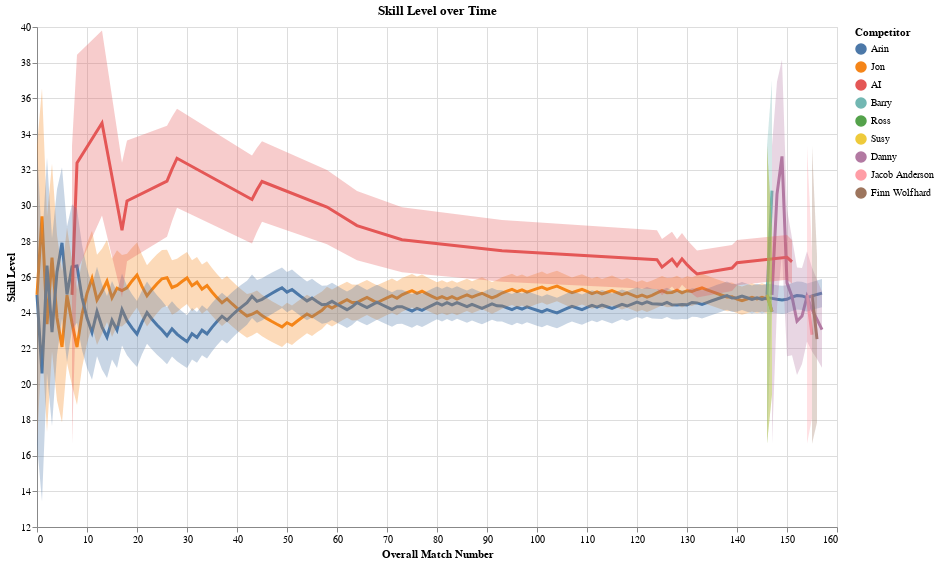

The cell this chart's notebook holds for it:
### Code cell
base = alt.Chart(competitor_ranking_over_time_df, title='Skill Level over Time').encode(
    x=alt.X('overall_match_number', title='Overall Match Number'),
    color=alt.Color('competitor', title='Competitor', sort=color_order),
)

legend_selection = alt.selection_multi(fields=['competitor'], bind='legend')
match_slider = alt.binding_range(min=1, max=competitor_ranking_over_time_df['overall_match_number'].max(), step=1, name='Final Match Number:')
match_selection = alt.selection_single(name="final_match_number", fields=['overall_match_number'],
                                   bind=match_slider, init={'overall_match_number':competitor_ranking_over_time_df['overall_match_number'].max()})

mu = base.mark_line(strokeWidth=3).encode(
    y=alt.Y('mu', title='Skill Level', scale=alt.Scale(zero=False)),
    opacity=alt.condition(legend_selection, alt.value(1), alt.value(0.1))
)

sigma = base.mark_area().encode(
    y='y:Q',
    y2='y2:Q',
    fillOpacity=alt.condition(legend_selection, alt.value(0.3), alt.value(0.05))
).transform_calculate(
    y='datum.mu+datum.sigma',
    y2='datum.mu-datum.sigma'
)

(mu + sigma).add_selection(
    legend_selection
).add_selection(
    match_selection
).transform_filter(
    alt.datum.overall_match_number <= match_selection.overall_match_number
).properties(
    width=800,
    height=500
)

### Figure 1 — Vega-Lite specification as saved in the notebook (floating-point values rounded to 4 significant figures; data arrays with more than 128 entries replaced by an {"elided": "..."} marker saying what was removed)
{"config": {"view": {"continuousWidth": 400, "continuousHeight": 300}}, "layer": [{"mark": {"type": "line", "strokeWidth": 3}, "encoding": {"color": {"type": "nominal", "field": "competitor", "sort": ["Arin", "Jon", "AI", "Barry", "Ross", "Susy", "Danny", "Jacob Anderson", "Finn Wolfhard"], "title": "Competitor"}, "opacity": {"condition": {"value": 1, "selection": "selector008"}, "value": 0.1}, "x": {"type": "quantitative", "field": "overall_match_number", "title": "Overall Match Number"}, "y": {"type": "quantitative", "field": "mu", "scale": {"zero": false}, "title": "Skill Level"}}, "selection": {"selector008": {"type": "multi", "fields": ["competitor"], "bind": "legend"}, "final_match_number": {"type": "single", "fields": ["overall_match_number"], "bind": {"input": "range", "max": 157.0, "min": 1, "name": "Final Match Number:", "step": 1}, "init": {"overall_match_number": 157.0}}}, "title": "Skill Level over Time"}, {"mark": "area", "encoding": {"color": {"type": "nominal", "field": "competitor", "sort": ["Arin", "Jon", "AI", "Barry", "Ross", "Susy", "Danny", "Jacob Anderson", "Finn Wolfhard"], "title": "Competitor"}, "fillOpacity": {"condition": {"value": 0.3, "selection": "selector008"}, "value": 0.05}, "x": {"type": "quantitative", "field": "overall_match_number", "title": "Overall Match Number"}, "y": {"type": "quantitative", "field": "y"}, "y2": {"field": "y2"}}, "title": "Skill Level over Time", "transform": [{"calculate": "datum.mu+datum.sigma", "as": "y"}, {"calculate": "datum.mu-datum.sigma", "as": "y2"}]}], "data": {"name": "data-aac6e602a4694ea07ff46b0ab46d6e2b"}, "height": 500, "transform": [{"filter": "(datum.overall_match_number <= final_match_number.overall_match_number)"}], "width": 800, "$schema": "https://vega.github.io/schema/vega-lite/v4.8.1.json", "datasets": {"data-aac6e602a4694ea07ff46b0ab46d6e2b": {"elided": "353 records"}}}
